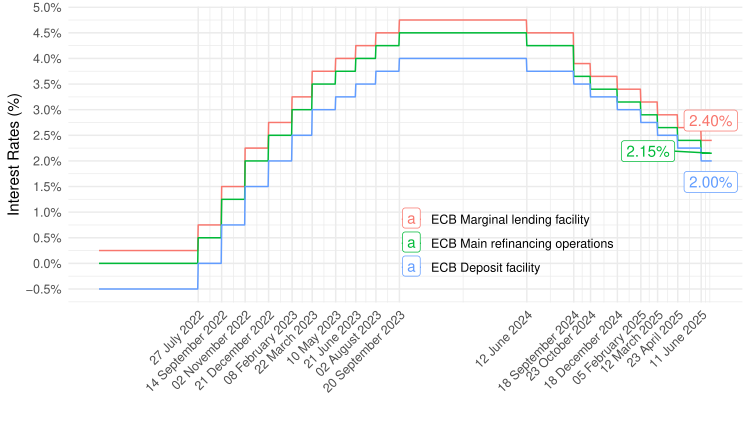

This figure's R source:
library("tidyverse")
library("scales")
library("data.table")
library("ggrepel")

## Load ECB datasets ------

FM <- tibble(KEY = c("D.U2.EUR.4F.KR.DFR.LEV",
                     "D.U2.EUR.4F.KR.MLFR.LEV",
                     "D.U2.EUR.4F.KR.MRR_RT.LEV")) |>
  mutate(data = map(KEY, ~ paste0("https://sdw-wsrest.ecb.europa.eu/service/data/FM/", .) |>
                      rsdmx::readSDMX() |>
                      as_tibble())) |>
  unnest(cols = c(data)) %>%
  rename(TIME_PERIOD = obsTime, OBS_VALUE = obsValue)

## English ------

Sys.setlocale("LC_TIME", "en_US.UTF-8")

dates_ecb <- FM |>
  filter(PROVIDER_FM_ID == "DFR") |>
  mutate(date = as.Date(TIME_PERIOD)) |>
  select(-TIME_PERIOD) |>
  mutate(OBS_VALUE = OBS_VALUE-lag(OBS_VALUE)) |>
  filter(OBS_VALUE != 0) |>
  pull(date)

figure5 <- FM |>
  filter(PROVIDER_FM_ID %in% c("DFR", "MLFR", "MRR_RT"),
         DATA_TYPE_FM == "LEV",
         FREQ == "D") |>
  mutate(date = as.Date(TIME_PERIOD)) |>
  select(-TIME_PERIOD) |>
  filter(date >= as.Date("2022-01-01")) |>
  arrange(desc(date)) |>
  mutate(PROVIDER_FM_ID = factor(PROVIDER_FM_ID,
                                 levels = c("MLFR", "MRR_RT", "DFR"),
                                 labels = c("ECB Marginal lending facility",
                                            "ECB Main refinancing operations",
                                            "ECB Deposit facility"))) |>
  select(date, OBS_VALUE, PROVIDER_FM_ID)


ggplot(data = figure5) + geom_line(aes(x = date, y = OBS_VALUE / 100, color = PROVIDER_FM_ID)) + 
  theme_minimal() + xlab("") + ylab("Interest Rates (%)") +
  scale_x_date(breaks = c(dates_ecb),
               labels = date_format("%d %B %Y")) +
  scale_y_continuous(breaks = 0.01*seq(-10, 50, 0.5),
                     labels = percent_format(accuracy = .1)) +
  theme(legend.position = c(0.65, 0.2),
        legend.title = element_blank(),
        axis.text.x = element_text(angle = 45, vjust = 1, hjust = 1)) +
  geom_label_repel(data = figure5 |> filter(date == max(date)),
                   aes(x = date, y = OBS_VALUE / 100,label = percent(OBS_VALUE / 100, acc = 0.01), color = PROVIDER_FM_ID))


write_csv(figure5, "figure5.csv")
ggsave("figure5.png", width = 1.25*6, height = 1.25*3.375, bg = "white")
ggsave("figure5.pdf", width = 1.25*6, height = 1.25*3.375)


## Français ------

Sys.setlocale("LC_TIME", "fr_FR.UTF-8")

figure5_fr <- FM |>
  filter(PROVIDER_FM_ID %in% c("DFR", "MLFR", "MRR_RT"),
         DATA_TYPE_FM == "LEV",
         FREQ == "D") |>
  mutate(date = as.Date(TIME_PERIOD)) |>
  select(-TIME_PERIOD) |>
  filter(date >= as.Date("2022-01-01")) |>
  arrange(desc(date)) |>
  mutate(PROVIDER_FM_ID = factor(PROVIDER_FM_ID,
                                 levels = c("MLFR", "MRR_RT", "DFR"),
                                 labels = c("Facilité de prêt marginal de la BCE",
                                            "Opérations principales de refinancement de la BCE",
                                            "Facilité de dépôt de la BCE"))) |>
  select(date, OBS_VALUE, PROVIDER_FM_ID)

ggplot(data = figure5_fr) + geom_line(aes(x = date, y = OBS_VALUE / 100, color = PROVIDER_FM_ID)) + 
  theme_minimal() + xlab("") + ylab("Taux d'intérêt (%)") +
  scale_x_date(breaks = c(dates_ecb),
               labels = date_format("%d %B %Y")) +
  scale_y_continuous(breaks = 0.01*seq(-10, 50, 0.5),
                     labels = percent_format(accuracy = .1)) +
  theme(legend.position = c(0.65, 0.2),
        legend.title = element_blank(),
        axis.text.x = element_text(angle = 45, vjust = 1, hjust = 1)) +
  geom_label_repel(data = figure5_fr |> filter(date == max(date)),
                   aes(x = date, y = OBS_VALUE / 100,label = percent(OBS_VALUE / 100, acc = 0.01), color = PROVIDER_FM_ID))


write_csv(figure5_fr, "figure5_fr.csv")
ggsave("figure5_fr.png", width = 1.25*6, height = 1.25*3.375, bg = "white")
ggsave("figure5_fr.pdf", width = 1.25*6, height = 1.25*3.375)
